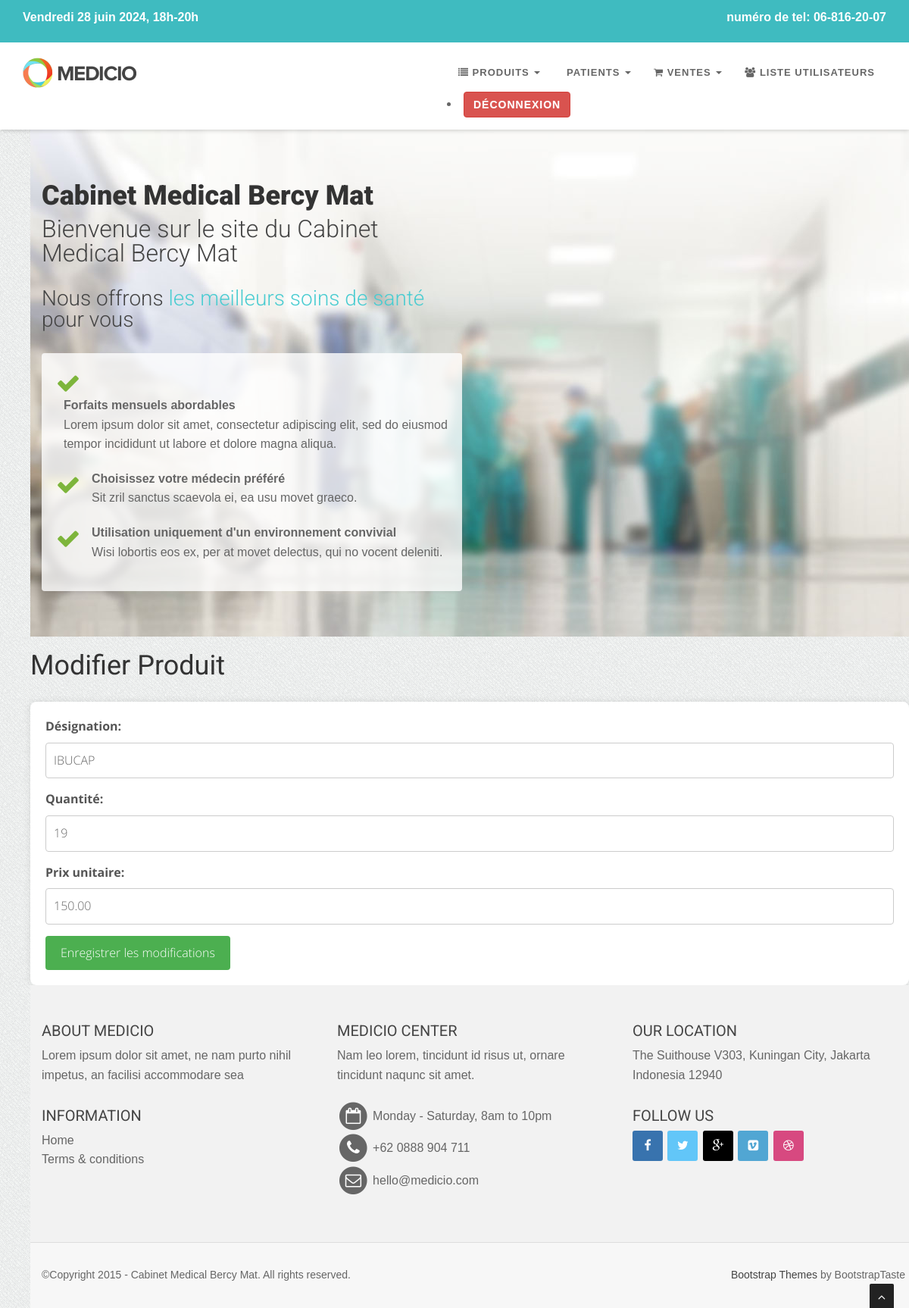
Page /modifier_produit/21/ on the committed database.
### clinik/models.py (models this page shows)
class Produit(models.Model):
    id_produit = models.AutoField(primary_key=True)
    designation = models.CharField(max_length=100)
    quantite = models.IntegerField()
    prix_unitaire = models.DecimalField(max_digits=10, decimal_places=2)

### clinik/views.py (the view)
# urls.py: path('modifier_produit/<id_produit>/', views.modifier_produit, name='modifier_produit'),
def modifier_produit(request, id_produit):
    produit = get_object_or_404(Produit, id_produit=id_produit)
    if request.method == 'POST':
        produit.designation = request.POST.get('designation')
        produit.quantite = request.POST.get('quantite')
        produit.prix_unitaire = request.POST.get('prix_unitaire')
        produit.save()
        return redirect('affiche_produits')
    return render(request, 'modifier_produit.html', {'produit': produit})

### clinik/templates/modifier_produit.html (shortened to what this page needs)
{% extends "base.html" %}
{% block 'content' %}
</head>
<body>
    <h2>Modifier Produit</h2>
    <form method="post" action="{% url 'modifier_produit' produit.id_produit %}">
        <label for="designation">Désignation:</label>
        <input type="text" id="designation" name="designation" value="{{ produit.designation }}" required>
        <label for="quantite">Quantité:</label>
        <input type="number" id="quantite" name="quantite" value="{{ produit.quantite }}" required>
        <label for="prix_unitaire">Prix unitaire:</label>
        <input type="text" id="prix_unitaire" name="prix_unitaire" value="{{ produit.prix_unitaire }}" required>
        <button type="submit">Enregistrer les modifications</button>
    </form>
    {% endblock 'content' %}

### static/css/style.css (style rules this page uses)
body { width: 100%; height: 100%; font-family: 'Open Sans', sans-serif; font-weight: 300; color: #666; background-color: #ddd; font-size: 16px; line-height: 1.6em; }
html { width: 100%; height: 100%; }
label, input, button, select, textarea { font-family: 'Open Sans', sans-serif; font-size: inherit; line-height: inherit; }
h2 { font-size: 36px; }
h1, h2, h3, h4, h5, h6 { margin: 0 0 30px; font-family: 'Roboto', sans-serif; font-weight: 400; color: #444; line-height: 1em; }

### static/bodybg/bg1.css (style rules this page uses)
body { background: url(../img/bodybg/bg1.png) repeat left top; }

### clinik/templates/modifier_produit.html (style rules this page uses)
body { font-family: 'Arial', sans-serif; margin: 20px; padding: 20px; background-color: #f4f4f4; }
h2 { color: #333; }
form { background-color: #fff; padding: 20px; border-radius: 8px; box-shadow: 0 0 10px rgba(0, 0, 0, 0.1); margin-top: 20px; }
label { display: block; margin-bottom: 8px; color: #555; }
input { width: 100%; padding: 10px; margin-bottom: 15px; border: 1px solid #ccc; border-radius: 4px; box-sizing: border-box; }
button { background-color: #4caf50; color: white; padding: 10px 20px; border: none; border-radius: 4px; cursor: pointer; }

### rows in the picture
Produit: designation "IBUCAP", quantite "19", prix_unitaire "150.00"
